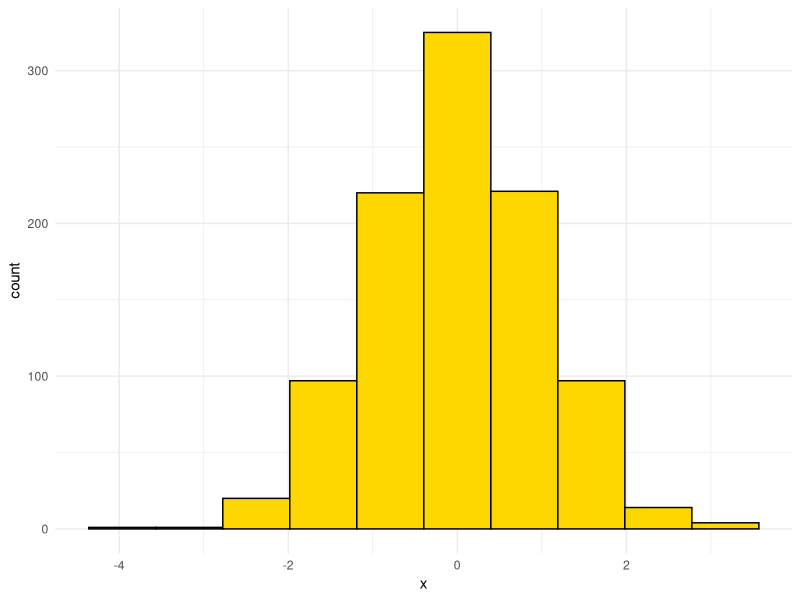

This figure's R source:
## ---- chunk 1
# DON'T TOUCH THIS
knitr::opts_chunk$set(echo = TRUE)
library(ggplot2)

## ---- chunk 2
hist_data <- data.frame(x = rnorm(n = 1000))
ggplot(data = hist_data,
       mapping = aes(x = x)) +
    geom_histogram(bins = 10, fill = "gold", colour = "black") +
    theme_minimal()
